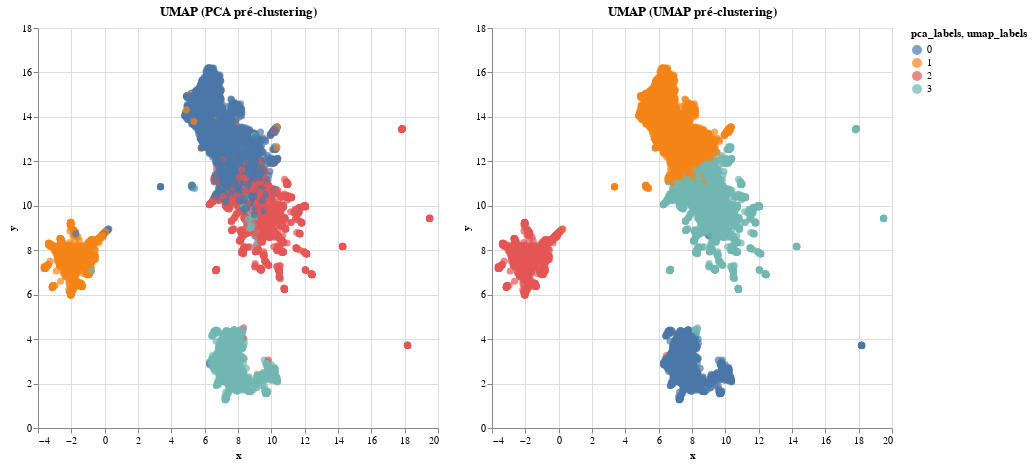

Notebook code for this chart:
### Markdown cell above
## **Interprétation**
Les deux graphiques comparent l’effet de la réduction de dimension par ACP et UMAP avant le clustering. Avec l’ACP (graphique de gauche), les clusters apparaissent séparés mais aux frontières floues, présentant plusieurs chevauchements. En revanche, l’UMAP (graphique de droite) produit des groupes plus compacts et nettement mieux délimités. Cela montre que l’approche non linéaire d’UMAP capture plus efficacement la structure intrinsèque des embeddings, offrant une visualisation plus claire et des regroupements plus cohérents que la méthode linéaire de l’ACP.

### Code cell
pca_chart = alt.Chart(df_umap_mean).mark_circle(size=50).encode(
    x='x:Q',
    y='y:Q',
    color='pca_labels:N',
    shape='type:N',
    tooltip=['pca_labels', 'type']
).properties(
    width=400,
    height=400,
    title="UMAP (PCA pré-clustering)"
).interactive()

umap_chart = alt.Chart(df_umap_mean).mark_circle(size=50).encode(
    x='x:Q',
    y='y:Q',
    color='umap_labels:N',
    shape='type:N',
    tooltip=['umap_labels', 'type']
).properties(
    width=400,
    height=400,
    title="UMAP (UMAP pré-clustering)"
).interactive()

pca_chart | umap_chart

### Figure 1 — Vega specification as saved in the notebook (floating-point values rounded to 4 significant figures; data arrays with more than 128 entries replaced by an {"elided": "..."} marker saying what was removed)
{"$schema": "https://vega.github.io/schema/vega/v5.json", "data": [{"name": "param_23_store"}, {"name": "param_24_store"}, {"name": "source_0", "values": {"elided": "7095 records"}}, {"name": "source_0_view_23_x_domain_x", "values": [{"min": -3.636, "max": 19.5}]}, {"name": "source_0_view_23_y_domain_y", "values": [{"min": 1.264, "max": 16.21}]}, {"name": "source_0_view_24_x_domain_x", "values": [{"min": -3.636, "max": 19.5}]}, {"name": "source_0_view_24_y_domain_y", "values": [{"min": 1.264, "max": 16.21}]}], "signals": [{"name": "childWidth", "value": 400}, {"name": "unit", "value": {}, "on": [{"events": "pointermove", "update": "isTuple(group()) ? group() : unit"}]}, {"name": "param_23", "update": "{\"x\": param_23_x, \"y\": param_23_y}"}, {"name": "param_23_x"}, {"name": "param_23_y"}, {"name": "param_24", "update": "{\"x\": param_24_x, \"y\": param_24_y}"}, {"name": "param_24_x"}, {"name": "param_24_y"}], "marks": [{"type": "group", "name": "view_23_group", "encode": {"update": {"height": {"signal": "height"}, "width": {"signal": "childWidth"}}}, "signals": [{"name": "param_23_x", "on": [{"events": [{"source": "view", "type": "dblclick"}], "update": "null"}, {"events": {"signal": "param_23_translate_delta"}, "update": "panLinear(param_23_translate_anchor.extent_x, -param_23_translate_delta.x / childWidth)"}, {"events": {"signal": "param_23_zoom_delta"}, "update": "zoomLinear(domain(\"view_23_x\"), param_23_zoom_anchor.x, param_23_zoom_delta)"}], "push": "outer"}, {"name": "param_23_y", "on": [{"events": [{"source": "view", "type": "dblclick"}], "update": "null"}, {"events": {"signal": "param_23_translate_delta"}, "update": "panLinear(param_23_translate_anchor.extent_y, param_23_translate_delta.y / height)"}, {"events": {"signal": "param_23_zoom_delta"}, "update": "zoomLinear(domain(\"view_23_y\"), param_23_zoom_anchor.y, param_23_zoom_delta)"}], "push": "outer"}, {"name": "param_23_tuple", "on": [{"events": [{"signal": "param_23_x || param_23_y"}], "update": "param_23_x && param_23_y ? {unit: \"view_23\", fields: param_23_tuple_fields, values: [param_23_x,param_23_y]} : null"}]}, {"name": "param_23_tuple_fields", "value": [{"field": "x", "channel": "x", "type": "R"}, {"field": "y", "channel": "y", "type": "R"}]}, {"name": "param_23_translate_anchor", "value": {}, "on": [{"events": [{"source": "scope", "type": "pointerdown"}], "update": "{x: x(unit), y: y(unit), extent_x: domain(\"view_23_x\"), extent_y: domain(\"view_23_y\")}"}]}, {"name": "param_23_translate_delta", "value": {}, "on": [{"events": [{"source": "window", "between": [{"source": "scope", "type": "pointerdown"}, {"source": "window", "type": "pointerup"}], "type": "pointermove", "consume": true}], "update": "{x: param_23_translate_anchor.x - x(unit), y: param_23_translate_anchor.y - y(unit)}"}]}, {"name": "param_23_zoom_anchor", "on": [{"events": [{"source": "scope", "type": "wheel", "consume": true}], "update": "{x: invert(\"view_23_x\", x(unit)), y: invert(\"view_23_y\", y(unit))}"}]}, {"name": "param_23_zoom_delta", "on": [{"events": [{"source": "scope", "type": "wheel", "consume": true}], "update": "pow(1.001, event.deltaY * pow(16, event.deltaMode))", "force": true}]}, {"name": "param_23_modify", "on": [{"events": {"signal": "param_23_tuple"}, "update": "modify(\"param_23_store\", param_23_tuple, true)"}]}], "marks": [{"type": "symbol", "name": "view_23_marks", "from": {"data": "source_0"}, "encode": {"update": {"shape": {"value": "circle"}, "tooltip": {"signal": "{\"pca_labels\": format(datum[\"pca_labels\"], \"\"), \"type\": isValid(datum[\"type\"]) ? datum[\"type\"] : \"\"+datum[\"type\"]}"}, "fill": {"field": "pca_labels", "scale": "color"}, "size": {"value": 50}, "x": {"field": "x", "scale": "view_23_x"}, "y": {"field": "y", "scale": "view_23_y"}, "opacity": {"value": 0.7}}}, "clip": true, "style": ["circle"], "interactive": true}], "axes": [{"scale": "view_23_x", "domain": false, "aria": false, "zindex": 0, "orient": "bottom", "grid": true, "tickCount": {"signal": "ceil(childWidth/40)"}, "gridScale": "view_23_y", "labels": false, "minExtent": 0, "ticks": false, "maxExtent": 0}, {"scale": "view_23_y", "labels": false, "domain": false, "minExtent": 0, "maxExtent": 0, "grid": true, "zindex": 0, "gridScale": "view_23_x", "orient": "left", "ticks": false, "tickCount": {"signal": "ceil(height/40)"}, "aria": false}, {"scale": "view_23_x", "grid": false, "labelOverlap": true, "title": "x", "labelFlush": true, "orient": "bottom", "zindex": 0, "tickCount": {"signal": "ceil(childWidth/40)"}}, {"scale": "view_23_y", "labelOverlap": true, "zindex": 0, "orient": "left", "grid": false, "title": "y", "tickCount": {"signal": "ceil(height/40)"}}], "title": {"text": "UMAP (PCA pré-clustering)", "frame": "group"}, "style": "cell"}, {"type": "group", "name": "view_24_group", "encode": {"update": {"height": {"signal": "height"}, "width": {"signal": "childWidth"}}}, "signals": [{"name": "param_24_x", "on": [{"events": [{"source": "view", "type": "dblclick"}], "update": "null"}, {"events": {"signal": "param_24_translate_delta"}, "update": "panLinear(param_24_translate_anchor.extent_x, -param_24_translate_delta.x / childWidth)"}, {"events": {"signal": "param_24_zoom_delta"}, "update": "zoomLinear(domain(\"view_24_x\"), param_24_zoom_anchor.x, param_24_zoom_delta)"}], "push": "outer"}, {"name": "param_24_y", "on": [{"events": [{"source": "view", "type": "dblclick"}], "update": "null"}, {"events": {"signal": "param_24_translate_delta"}, "update": "panLinear(param_24_translate_anchor.extent_y, param_24_translate_delta.y / height)"}, {"events": {"signal": "param_24_zoom_delta"}, "update": "zoomLinear(domain(\"view_24_y\"), param_24_zoom_anchor.y, param_24_zoom_delta)"}], "push": "outer"}, {"name": "param_24_tuple", "on": [{"events": [{"signal": "param_24_x || param_24_y"}], "update": "param_24_x && param_24_y ? {unit: \"view_24\", fields: param_24_tuple_fields, values: [param_24_x,param_24_y]} : null"}]}, {"name": "param_24_tuple_fields", "value": [{"field": "x", "channel": "x", "type": "R"}, {"field": "y", "channel": "y", "type": "R"}]}, {"name": "param_24_translate_anchor", "value": {}, "on": [{"events": [{"source": "scope", "type": "pointerdown"}], "update": "{x: x(unit), y: y(unit), extent_x: domain(\"view_24_x\"), extent_y: domain(\"view_24_y\")}"}]}, {"name": "param_24_translate_delta", "value": {}, "on": [{"events": [{"source": "window", "between": [{"source": "scope", "type": "pointerdown"}, {"source": "window", "type": "pointerup"}], "type": "pointermove", "consume": true}], "update": "{x: param_24_translate_anchor.x - x(unit), y: param_24_translate_anchor.y - y(unit)}"}]}, {"name": "param_24_zoom_anchor", "on": [{"events": [{"source": "scope", "type": "wheel", "consume": true}], "update": "{x: invert(\"view_24_x\", x(unit)), y: invert(\"view_24_y\", y(unit))}"}]}, {"name": "param_24_zoom_delta", "on": [{"events": [{"source": "scope", "consume": true, "type": "wheel"}], "update": "pow(1.001, event.deltaY * pow(16, event.deltaMode))", "force": true}]}, {"name": "param_24_modify", "on": [{"events": {"signal": "param_24_tuple"}, "update": "modify(\"param_24_store\", param_24_tuple, true)"}]}], "marks": [{"type": "symbol", "name": "view_24_marks", "from": {"data": "source_0"}, "encode": {"update": {"size": {"value": 50}, "x": {"field": "x", "scale": "view_24_x"}, "tooltip": {"signal": "{\"umap_labels\": format(datum[\"umap_labels\"], \"\"), \"type\": isValid(datum[\"type\"]) ? datum[\"type\"] : \"\"+datum[\"type\"]}"}, "opacity": {"value": 0.7}, "shape": {"value": "circle"}, "fill": {"field": "umap_labels", "scale": "color"}, "y": {"field": "y", "scale": "view_24_y"}}}, "interactive": true, "clip": true, "style": ["circle"]}], "axes": [{"scale": "view_24_x", "aria": false, "grid": true, "gridScale": "view_24_y", "zindex": 0, "ticks": false, "orient": "bottom", "minExtent": 0, "labels": false, "maxExtent": 0, "tickCount": {"signal": "ceil(childWidth/40)"}, "domain": false}, {"scale": "view_24_y", "tickCount": {"signal": "ceil(height/40)"}, "orient": "left", "ticks": false, "zindex": 0, "gridScale": "view_24_x", "minExtent": 0, "labels": false, "domain": false, "aria": false, "maxExtent": 0, "grid": true}, {"scale": "view_24_x", "orient": "bottom", "title": "x", "zindex": 0, "labelOverlap": true, "tickCount": {"signal": "ceil(childWidth/40)"}, "labelFlush": true, "grid": false}, {"scale": "view_24_y", "orient": "left", "grid": false, "labelOverlap": true, "tickCount": {"signal": "ceil(height/40)"}, "zindex": 0, "title": "y"}], "title": {"text": "UMAP (UMAP pré-clustering)", "frame": "group"}, "style": "cell"}], "scales": [{"name": "color", "type": "ordinal", "domain": {"data": "source_0", "fields": ["pca_labels", "umap_labels"], "sort": true}, "range": "category"}, {"name": "view_23_x", "type": "linear", "domain": [{"signal": "(data(\"source_0_view_23_x_domain_x\")[0] || {}).min"}, {"signal": "(data(\"source_0_view_23_x_domain_x\")[0] || {}).max"}], "range": [0, {"signal": "childWidth"}], "nice": true, "zero": true, "domainRaw": {"signal": "param_23[\"x\"]"}}, {"name": "view_23_y", "type": "linear", "domain": [{"signal": "(data(\"source_0_view_23_y_domain_y\")[0] || {}).min"}, {"signal": "(data(\"source_0_view_23_y_domain_y\")[0] || {}).max"}], "range": [{"signal": "height"}, 0], "nice": true, "domainRaw": {"signal": "param_23[\"y\"]"}, "zero": true}, {"name": "view_24_x", "type": "linear", "domain": [{"signal": "(data(\"source_0_view_24_x_domain_x\")[0] || {}).min"}, {"signal": "(data(\"source_0_view_24_x_domain_x\")[0] || {}).max"}], "range": [0, {"signal": "childWidth"}], "zero": true, "domainRaw": {"signal": "param_24[\"x\"]"}, "nice": true}, {"name": "view_24_y", "type": "linear", "domain": [{"signal": "(data(\"source_0_view_24_y_domain_y\")[0] || {}).min"}, {"signal": "(data(\"source_0_view_24_y_domain_y\")[0] || {}).max"}], "range": [{"signal": "height"}, 0], "nice": true, "zero": true, "domainRaw": {"signal": "param_24[\"y\"]"}}], "background": "white", "padding": 5, "legends": [{"fill": "color", "symbolType": "circle", "title": "pca_labels, umap_labels", "encode": {"symbols": {"update": {"opacity": {"value": 0.7}}}}}], "height": 400, "layout": {"padding": 20, "bounds": "full", "align": "each"}}
